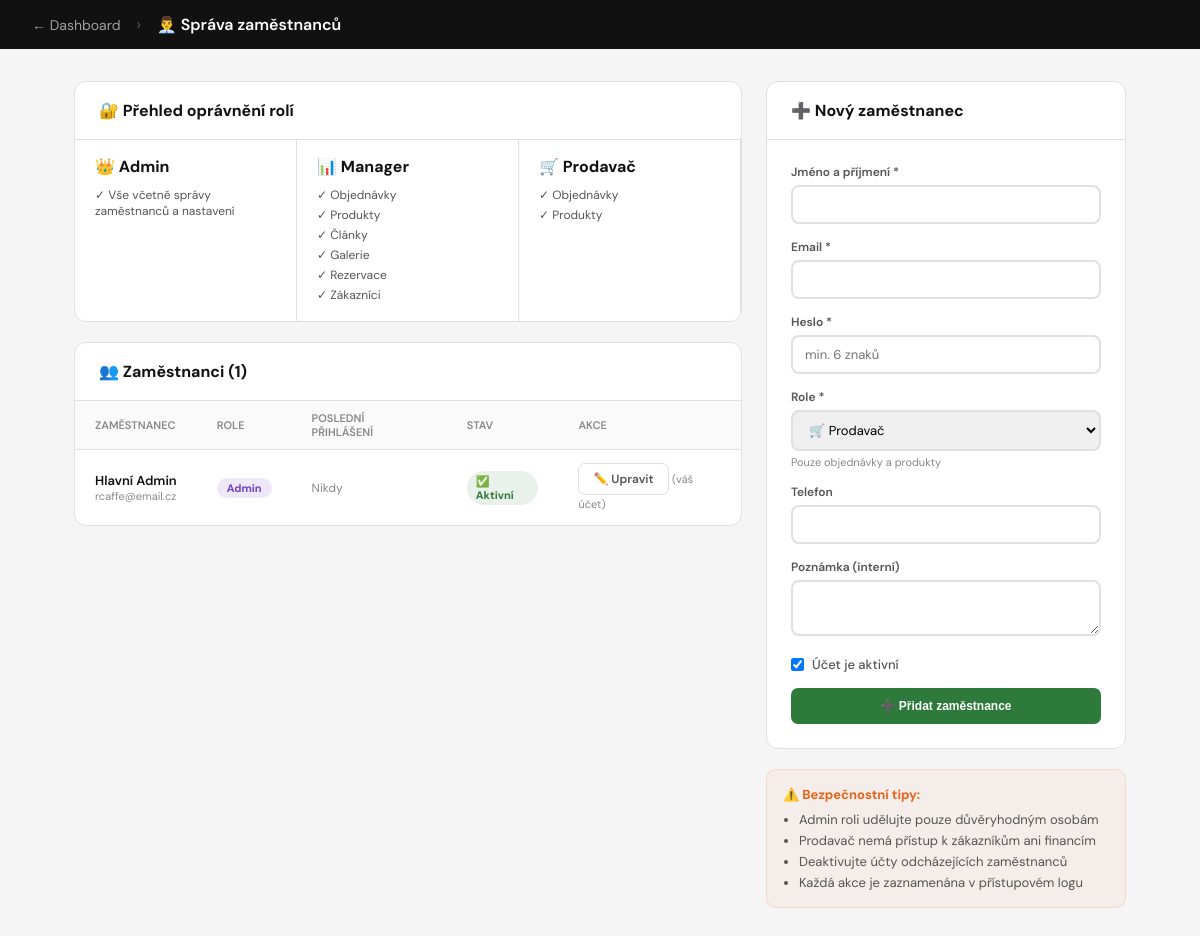
The app's page /admin/staff.php (signed in) with its own data.
### tables this page shows
CREATE TABLE IF NOT EXISTS `staff` (
  `id` int(11) NOT NULL AUTO_INCREMENT,
  `name` varchar(255) NOT NULL,
  `email` varchar(255) NOT NULL,
  `password` varchar(255) NOT NULL,
  `role` enum('admin','manager','prodavac') NOT NULL DEFAULT 'prodavac',
  `phone` varchar(20) DEFAULT NULL,
  `note` text,
  `active` tinyint(1) DEFAULT 1,
  `last_login` timestamp NULL DEFAULT NULL,
  `created_at` timestamp NOT NULL DEFAULT CURRENT_TIMESTAMP,
  PRIMARY KEY (`id`),
  UNIQUE KEY `email` (`email`)
);

### admin/staff.php (the view, shortened to what this page needs)
<?php
require_once __DIR__.'/../includes/config.php';
require_once __DIR__.'/auth.php';
$editStaff = null;
$staffList = $pdo->query("SELECT * FROM staff ORDER BY active DESC, role ASC, name ASC")->fetchAll();
$roleLabels = ['admin' => '👑 Admin', 'manager' => '📊 Manager', 'prodavac' => '🛒 Prodavač'];
$rolePermissions = [
    'admin'    => ['Vše včetně správy zaměstnanců a nastavení'],
    'manager'  => ['Objednávky', 'Produkty', 'Články', 'Galerie', 'Rezervace', 'Zákazníci'],
    'prodavac' => ['Objednávky', 'Produkty'],
];
?>
<!DOCTYPE html>
<html lang="cs">
<head>
</head>
<body>
<div class="topbar">
    <a href="<?= BASE_URL ?>/admin/index.php">← Dashboard</a>
    <span style="color:rgba(255,255,255,0.3)">›</span>
    <h1>👨‍💼 Správa zaměstnanců</h1>
</div>
<div class="content">
    <div>
        <div class="card" style="margin-bottom:20px">
            <div class="card-header"><h2>🔐 Přehled oprávnění rolí</h2></div>
            <div style="display:grid;grid-template-columns:repeat(3,1fr);gap:0">
                <?php foreach ($rolePermissions as $r => $perms): ?>
                <div style="padding:16px 20px;border-right:1px solid #e0e0e0">
                    <div style="font-weight:700;margin-bottom:8px"><?= $roleLabels[$r] ?></div>
                    <?php foreach ($perms as $p): ?>
                    <div style="font-size:12px;color:#555;padding:2px 0">✓ <?= $p ?></div>
                    <?php endforeach; ?>
                </div>
                <?php endforeach; ?>
            </div>
        </div>
        <div class="card">
            <div class="card-header"><h2>👥 Zaměstnanci (<?= count($staffList) ?>)</h2></div>
            <table>
                <thead>
                    <tr><th>Zaměstnanec</th><th>Role</th><th>Poslední přihlášení</th><th>Stav</th><th>Akce</th></tr>
                </thead>
                <tbody>
                <?php foreach ($staffList as $s): ?>
                <tr class="<?= !$s['active'] ? 'inactive-row' : '' ?>">
                    <td>
                        <div style="font-weight:600"><?= htmlspecialchars($s['name']) ?></div>
                        <div style="font-size:11px;color:#888"><?= htmlspecialchars($s['email']) ?></div>
                    </td>
                    <td><?= getRoleBadge($s['role']) ?></td>
                    <td style="font-size:12px;color:#888">
                        <?= $s['last_login'] ? date('d.m.Y H:i', strtotime($s['last_login'])) : 'Nikdy' ?>
                    </td>
                    <td>
                        <?php if ($s['active']): ?>
                            <span class="badge" style="background:rgba(45,122,58,0.1);color:#2D7A3A">✅ Aktivní</span>
                        <?php else: ?>
                            <span class="badge" style="background:rgba(220,53,69,0.1);color:#dc3545">❌ Neaktivní</span>
                        <?php endif; ?>
                    </td>
                    <td>
                        <a href="<?= BASE_URL ?>/admin/staff.php?edit=<?= $s['id'] ?>" class="btn btn-outline">✏️ Upravit</a>
                        <?php if ($s['id'] !== (int)$_SESSION['staff_id']): ?>
                        <form method="POST" style="display:inline" onsubmit="return confirm('Opravdu?')">
                            <input type="hidden" name="action" value="<?= $s['active'] ? 'delete' : 'activate' ?>">
                            <input type="hidden" name="id" value="<?= $s['id'] ?>">
                            <button type="submit" class="btn <?= $s['active'] ? 'btn-danger' : 'btn-orange' ?>">
                                <?= $s['active'] ? '🔒 Deaktivovat' : '✅ Aktivovat' ?>
                            </button>
                        </form>
                        <?php else: ?>
                        <span style="font-size:11px;color:#888">(váš účet)</span>
                        <?php endif; ?>
                    </td>
                </tr>
                <?php endforeach; ?>
                </tbody>
            </table>
        </div>
    </div>
    <div>
        <div class="card">
            <div class="card-header">
                <h2><?= $editStaff ? '✏️ Upravit zaměstnance' : '➕ Nový zaměstnanec' ?></h2>
            </div>
            <div style="padding:24px">
                <form method="POST">
                    <div class="form-group">
                        <label>Jméno a příjmení *</label>
                        <input type="text" name="name" required value="<?= htmlspecialchars($editStaff['name'] ?? '') ?>">
                    </div>
                    <div class="form-group">
                        <label>Email *</label>
                        <input type="email" name="email" required value="<?= htmlspecialchars($editStaff['email'] ?? '') ?>">
                    </div>
                    <div class="form-group">
                        <label>Heslo <?= $editStaff ? '(prázdné = beze změny)' : '*' ?></label>
                        <input type="password" name="password" <?= $editStaff ? '' : 'required' ?> placeholder="min. 6 znaků" minlength="6">
                    </div>
                    <div class="form-group">
                        <label>Role *</label>
                        <select name="role">
                            <?php foreach ($roleLabels as $val => $label): ?>
                            <option value="<?= $val ?>" <?= ($editStaff['role'] ?? 'prodavac') === $val ? 'selected' : '' ?>>
                                <?= $label ?>
                            </option>
                            <?php endforeach; ?>
                        </select>
                        <div id="role-desc" style="font-size:11px;color:#888;margin-top:4px"></div>
                    </div>
                    <div class="form-group">
                        <label>Telefon</label>
                        <input type="tel" name="phone" value="<?= htmlspecialchars($editStaff['phone'] ?? '') ?>">
                    </div>
                    <div class="form-group">
                        <label>Poznámka (interní)</label>
                        <textarea name="note" rows="2"><?= htmlspecialchars($editStaff['note'] ?? '') ?></textarea>
                    </div>
                    <div class="form-group">
                        <label class="toggle-label">
                            <input type="checkbox" name="active" <?= ($editStaff['active'] ?? 1) ? 'checked' : '' ?>>
                            Účet je aktivní
                        </label>
                    </div>
                    <button type="submit" class="btn btn-primary">
                        <?= $editStaff ? '💾 Uložit změny' : '➕ Přidat zaměstnance' ?>
                    </button>
                </form>
            </div>
        </div>
        <div style="background:rgba(232,99,26,0.05);border:1px solid rgba(232,99,26,0.15);border-radius:10px;padding:16px;font-size:13px;color:#555">
            <strong style="color:#E8631A">⚠️ Bezpečnostní tipy:</strong>
            <ul style="margin-top:8px;padding-left:16px;display:flex;flex-direction:column;gap:4px">
                <li>Admin roli udělujte pouze důvěryhodným osobám</li>
                <li>Prodavač nemá přístup k zákazníkům ani financím</li>
                <li>Deaktivujte účty odcházejících zaměstnanců</li>
                <li>Každá akce je zaznamenána v přístupovém logu</li>
            </ul>
        </div>
    </div>
</div>
</body>
</html>

### admin/auth.php (shortened to what this page needs)
<?php
function getRoleBadge($role) {
    $badges = [
        'admin'    => ['label' => 'Admin',     'color' => '#6f42c1'],
        'manager'  => ['label' => 'Manager',   'color' => '#E8631A'],
        'prodavac' => ['label' => 'Prodavač',  'color' => '#2D7A3A'],
    ];
    $b = $badges[$role] ?? ['label' => $role, 'color' => '#888'];
    return "<span style='background:{$b['color']}20;color:{$b['color']};padding:3px 10px;border-radius:50px;font-size:11px;font-weight:700'>{$b['label']}</span>";
}
?>

### admin/staff.php (style rules this page uses)
* { box-sizing: border-box; margin: 0; padding: 0; }
body { font-family: 'DM Sans', sans-serif; background: #f5f5f5; color: #111; }
.topbar { background: #111; color: white; padding: 14px 32px; display: flex; align-items: center; gap: 16px; }
.topbar a { color: rgba(255,255,255,0.6); font-size: 14px; text-decoration: none; }
.topbar h1 { font-size: 1rem; font-weight: 600; color: white; }
.content { max-width: 1100px; margin: 32px auto; padding: 0 24px; display: grid; grid-template-columns: 1fr 360px; gap: 24px; align-items: start; }
.card { background: white; border-radius: 12px; border: 1px solid #e0e0e0; overflow: hidden; margin-bottom: 20px; }
.card-header { padding: 18px 24px; border-bottom: 1px solid #e0e0e0; display: flex; align-items: center; justify-content: space-between; }
.card-header h2 { font-size: 1rem; font-weight: 700; }
table { width: 100%; border-collapse: collapse; }
th { text-align: left; padding: 10px 20px; font-size: 11px; font-weight: 600; text-transform: uppercase; color: #888; border-bottom: 1px solid #e0e0e0; background: #fafafa; }
td { padding: 13px 20px; border-bottom: 1px solid #f0f0f0; font-size: 13px; vertical-align: middle; }
tr:last-child td { border-bottom: none; }
.form-group { margin-bottom: 15px; }
label { display: block; font-size: 12px; font-weight: 600; margin-bottom: 5px; color: #555; }
input, select, textarea { width: 100%; padding: 9px 12px; border: 2px solid #e0e0e0; border-radius: 8px; font-family: inherit; font-size: 13px; outline: none; transition: border-color 0.2s; }
.btn { display: inline-flex; align-items: center; gap: 5px; padding: 7px 14px; border-radius: 7px; font-size: 12px; font-weight: 600; cursor: pointer; border: none; text-decoration: none; transition: all 0.2s; }
.btn-primary { background: #2D7A3A; color: white; width: 100%; justify-content: center; padding: 11px; }
.btn-outline { background: none; border: 1.5px solid #e0e0e0; color: #555; }
.badge { display: inline-block; padding: 3px 9px; border-radius: 50px; font-size: 11px; font-weight: 700; }
.toggle-label { display: flex; align-items: center; gap: 8px; cursor: pointer; font-size: 13px; font-weight: 500; }
.toggle-label input { width: auto; }

### records on screen
staff: name "Hlavní Admin", email "rcaffe@email.cz", role "Admin", shows "Nikdy", active "✅ Aktivní", shows "(váš účet)"

### other values on screen
$roleLabels[$r] "👑 Admin"
$p "Vše včetně správy zaměstnanců a nastavení"
$roleLabels[$r] "📊 Manager"
$p "Objednávky"
$p "Produkty"
$p "Články"
$p "Galerie"
$p "Rezervace"
$p "Zákazníci"
$roleLabels[$r] "🛒 Prodavač"
count($staffList) "1"
form field role "🛒 Prodavač"
